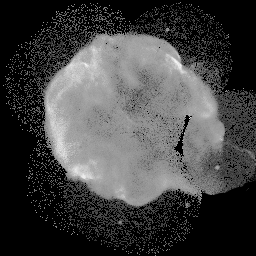
%> input picture Week 16/Fig1017(a)(cygnusloop_Xray_original).tif, 256 x 256 px
$ octave globalThresholding.m   (GNU Octave 9; MATLAB toolbox functions it lacks are replaced by stand-ins)
%> lines starting %> are read from the running program, lines starting %| are printed output that depends on the picture; in (x1, y1, x2, y2) boxes, pixels count from 0 and x2, y2 are one past the last pixel; in counts of white or black regions, pixels touching at a corner belong together; the program's own positions count from 1
%f = imread('Fig0926(a)(rice).tif');
f = imread('Fig1017(a)(cygnusloop_Xray_original).tif');
%> f is the input picture: size 256x256 uint8; min 0, max 253, mean 66.9
T = 0.5 * (double(min(f(:))) + double(max(f(:))));
%> T = 126.5
done = false;

while ~done
    g = f >= T;
    Tnext = 0.5 * (mean(f(g)) + mean(f(~g)));
    done = abs(T - Tnext) < 0.5;
    T = Tnext;

end
%> this loop made 5 passes
%> (Tnext, done, T) on passes 1 to 5: (91.06, false, 91.06), (81.18, false, 81.18), (77.75, false, 77.75), (76.33, false, 76.33), (76.21, true, 76.21)
%> pass 1, `g = f >= T;`:
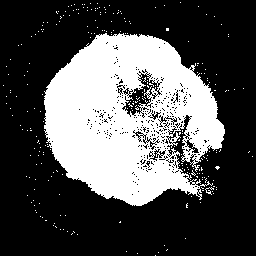
%> g: size 256x256 logical; 31.8% white; 259 white regions (257 under 20 px), largest, box (x1, y1, x2, y2) and area: (44, 33, 225, 206) 20399, (205, 187, 214, 195) 25
%> pass 2, `g = f >= T;`:
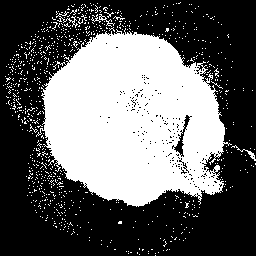
%> g: size 256x256 logical; 39.3% white; 846 white regions (842 under 20 px), largest, box (x1, y1, x2, y2) and area: (36, 28, 232, 207) 23903, (56, 11, 78, 28) 78, (91, 14, 115, 27) 72, (231, 145, 256, 161) 60
%> pass 3, `g = f >= T;`:
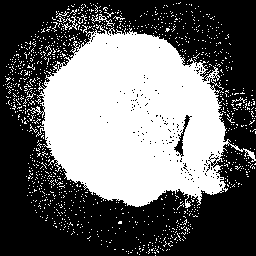
%> g: size 256x256 logical; 41.8% white; 1126 white regions (1121 under 20 px), largest, box (x1, y1, x2, y2) and area: (27, 24, 256, 208) 24903, (56, 11, 78, 30) 109, (91, 14, 115, 27) 72, (232, 97, 247, 103) 24, (45, 45, 52, 56) 20

clc
T
%> T = 76.21
To = graythresh(f)*255
%> To = 75
